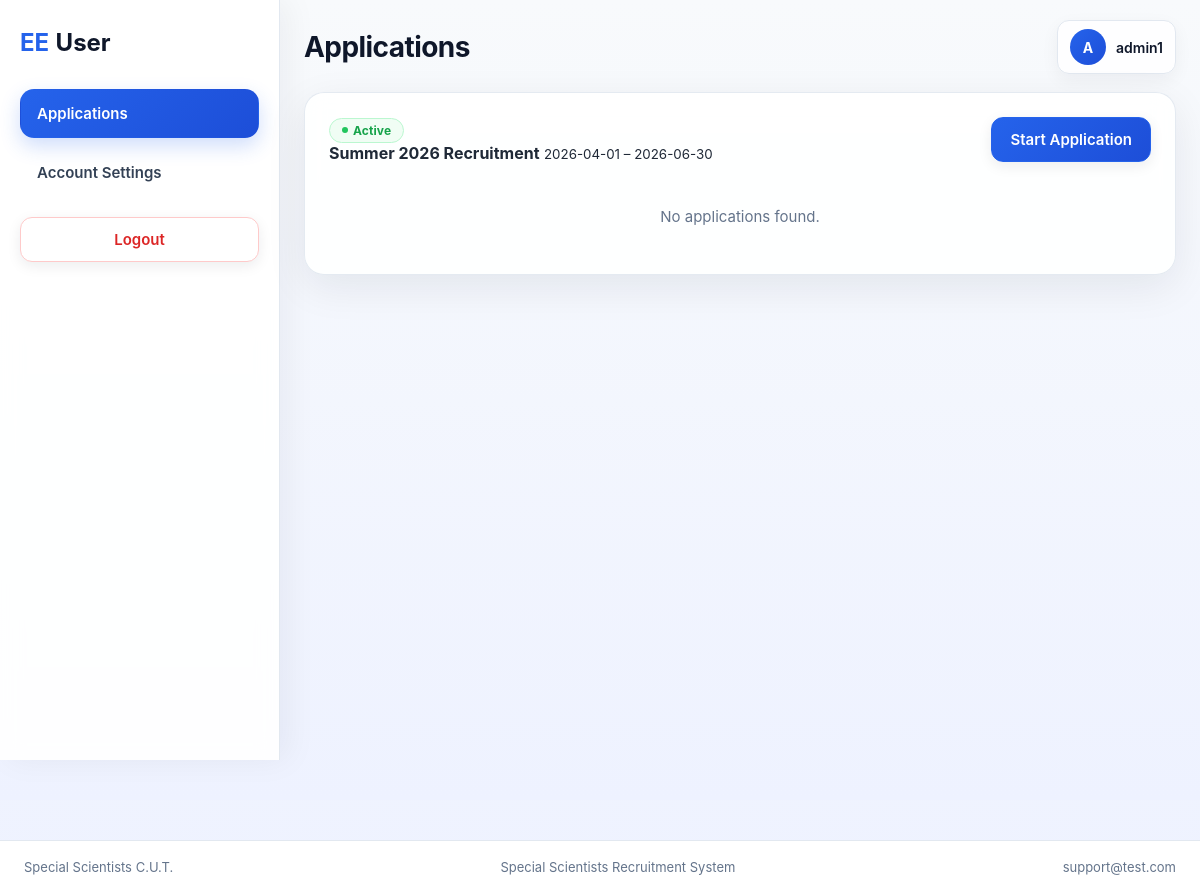
/modules/list.php (signed in), run on the app's committed database.
### tables this page shows
CREATE TABLE recruitment_periods (
                                     id            INT AUTO_INCREMENT PRIMARY KEY,
                                     title         VARCHAR(100) NOT NULL,
                                     start_date    DATE NOT NULL,
                                     end_date      DATE NOT NULL,
                                     is_active     TINYINT(1) NOT NULL DEFAULT 1
);

### modules/list.php (the view, shortened to what this page needs)
<?php
require_once __DIR__ . '/../includes/db.php';
$userId = (int) $_SESSION['user_id'];
$action = $_GET['action'] ?? 'list';
$editApplication = null;
$settings = ['applications_open' => '0'];
try {
    $stmt = $pdo->query("SELECT setting_key, setting_value FROM system_settings");
    foreach ($stmt->fetchAll(PDO::FETCH_ASSOC) as $row) {
        $settings[$row['setting_key']] = $row['setting_value'];
    }
} catch (Throwable $e) {
}
$periodStmt = $pdo->prepare("
    SELECT id, title, start_date, end_date
    FROM recruitment_periods
    WHERE CURDATE() BETWEEN start_date AND end_date
    ORDER BY start_date DESC
    LIMIT 1
");
$periodStmt->execute();
$activePeriod = $periodStmt->fetch(PDO::FETCH_ASSOC);
$systemApplicationsOpen = ($settings['applications_open'] ?? '0') === '1';
$applicationsOpen = $systemApplicationsOpen && $activePeriod;
$courses = $pdo->query("
    SELECT
        c.id,
        c.name AS course_name,
        c.code AS course_code,
        d.name AS department_name,
        f.name AS faculty_name
    FROM courses c
    INNER JOIN departments d ON c.department_id = d.id
    INNER JOIN faculties f ON d.faculty_id = f.id
    ORDER BY f.name ASC, d.name ASC, c.name ASC
")->fetchAll(PDO::FETCH_ASSOC);
$stmt = $pdo->prepare("
    SELECT
        a.id,
        a.title,
        a.status,
        a.cover_letter,
        a.qualifications,
        a.cv_file_path,
        a.cv_original_name,
        a.created_at,
        a.updated_at,
        c.name  AS course_name,
        c.code  AS course_code,
        d.name  AS department_name,
        f.name  AS faculty_name,
        rp.title AS period_title
    FROM applications a
    INNER JOIN courses c           ON a.course_id = c.id
    INNER JOIN departments d       ON c.department_id = d.id
    INNER JOIN faculties f         ON d.faculty_id = f.id
    INNER JOIN recruitment_periods rp ON a.period_id = rp.id
    WHERE a.user_id = :user_id
    ORDER BY a.id DESC
");
$stmt->execute([':user_id' => $userId]);
$applications = $stmt->fetchAll(PDO::FETCH_ASSOC);
?>
    <!DOCTYPE html>
    <html lang="en">
    <head>
        <link rel="stylesheet" href="../assets/css/style.css">
        <link rel="stylesheet" href="../assets/css/list.css?v=<?= filemtime(__DIR__ . '/../assets/css/list.css'); ?>">
        <link rel="stylesheet" href="../assets/css/admin.css">
        <link rel="stylesheet" href="../assets/css/dashboard.css?v=<?= filemtime(__DIR__ . '/../assets/css/dashboard.css'); ?>">
    </head>
<body>
<div class="list-layout">
    <?php require_once __DIR__ . '/../includes/protected_sidebar.php'; ?>
    <main class="list-content">
        <div class="page-shell">
            <?php require_once __DIR__ . '/../includes/protected_topbar.php'; ?>
            <section class="page-card list-card">
                <div class="list-header">
                    <div class="period-display">
                        <?php if ($activePeriod): ?>
                            <span class="status-pill status-approved">Active</span>
                            <div>
                                <strong><?= htmlspecialchars($activePeriod['title']); ?></strong>
                                <small><?= htmlspecialchars($activePeriod['start_date']); ?> – <?= htmlspecialchars($activePeriod['end_date']); ?></small>
                            </div>
                        <?php endif; ?>
                    </div>
                    <div class="list-actions">
                        <?php if ($applicationsOpen): ?>
                            <a href="list.php?action=create" class="btn btn-primary">Start Application</a>
                        <?php endif; ?>
                    </div>
                </div>
                <?php if (($action === 'create' || ($action === 'edit' && $editApplication)) && $applicationsOpen): ?>
                    <section class="search-card">
                        <form
                                method="POST"
                                enctype="multipart/form-data"
                                action="<?= $action === 'edit' ? 'list.php?action=edit&id=' . (int) $editApplication['id'] : 'list.php?action=create'; ?>"
                                class="admin-form js-validate-form"
                                novalidate
                        >
                            <?php if ($action === 'edit'): ?>
                                <input type="hidden" name="id" value="<?= (int) $editApplication['id']; ?>">
                            <?php endif; ?>
                            <div class="form-group full-width">
                                <label for="title">Application Title</label>
                                <input
                                        type="text"
                                        id="title"
                                        name="title"
                                        value="<?= htmlspecialchars($action === 'edit' ? ($editApplication['title'] ?? '') : ($_POST['title'] ?? '')); ?>"
                                        required
                                >
                            </div>
                            <div class="form-group full-width">
                                <label for="course_id">Course</label>
                                <?php $selectedCourse = $action === 'edit' ? ($editApplication['course_id'] ?? '') : ($_POST['course_id'] ?? ''); ?>
                                <select id="course_id" name="course_id" class="admin-select" required>
                                    <option value="">Select course</option>
                                    <?php foreach ($courses as $course): ?>
                                        <option
                                                value="<?= (int) $course['id']; ?>"
                                                <?= (string) $selectedCourse === (string) $course['id'] ? 'selected' : ''; ?>
                                        >
                                            <?= htmlspecialchars($course['faculty_name'] . ' – ' . $course['department_name'] . ' – ' . $course['course_name']); ?>
                                        </option>
                                    <?php endforeach; ?>
                                </select>
                            </div>
                            <div class="form-group full-width">
                                <label for="cover_letter">Cover Letter</label>
                                <textarea id="cover_letter" name="cover_letter" rows="6"><?= htmlspecialchars($action === 'edit' ? ($editApplication['cover_letter'] ?? '') : ($_POST['cover_letter'] ?? '')); ?></textarea>
                            </div>
                            <div class="form-group full-width">
                                <label for="qualifications">Qualifications</label>
                                <textarea id="qualifications" name="qualifications" rows="5"><?= htmlspecialchars($action === 'edit' ? ($editApplication['qualifications'] ?? '') : ($_POST['qualifications'] ?? '')); ?></textarea>
                            </div>
                            <div class="form-group full-width">
                                <label for="cv_file">CV (PDF)</label>
                                <input type="file" id="cv_file" name="cv_file" accept="application/pdf">
                                <?php if ($action === 'edit' && !empty($editApplication['cv_file_path'])): ?>
                                    <small>
                                        Current CV:
                                        <a href="<?= htmlspecialchars($editApplication['cv_file_path']); ?>" target="_blank">
                                            <?= htmlspecialchars($editApplication['cv_original_name'] ?? 'View CV'); ?>
                                        </a>
                                    </small>
                                <?php endif; ?>
                            </div>
                            <div class="form-actions">
                                <button
                                        type="submit"
                                        name="<?= $action === 'edit' ? 'update_application' : 'save_application'; ?>"
                                        value="1"
                                        class="btn btn-secondary"
                                        onclick="this.form.submit_type.value='draft'"
                                >Save Draft</button>
                                <button
                                        type="submit"
                                        name="<?= $action === 'edit' ? 'update_application' : 'save_application'; ?>"
                                        value="1"
                                        class="btn btn-primary"
                                        onclick="this.form.submit_type.value='submit'"
                                >Submit for Review</button>
                                <input type="hidden" name="submit_type" value="draft">
                                <a href="list.php" class="btn btn-secondary">Cancel</a>
                            </div>
                        </form>
                    </section>
                <?php else: ?>
                    <div class="applications-grid">
                        <?php if (empty($applications)): ?>
                            <div class="empty-state">No applications found.</div>
                        <?php endif; ?>
                    </div>
                <?php endif; ?>
            </section>
        </div>
    </main>
</div>
<?php require_once __DIR__ . '/../includes/protected_footer.php'; ?>

### assets/css/style.css (style rules this page uses)
* { margin: 0; padding: 0; box-sizing: border-box; }
body { font-family: "Inter", "Segoe UI", Arial, Helvetica, sans-serif; background: linear-gradient(180deg, #f8fafc 0%, #eef2ff 100%); color: #1f2937; min-height: 100vh; }
a { text-decoration: none; color: inherit; }
.page-shell { width: 100%; max-width: 1180px; margin: 0 auto; padding: 20px; }
.page-card { background: rgba(255, 255, 255, 0.9); border: 1px solid rgba(226, 232, 240, 0.9); border-radius: 20px; box-shadow: 0 12px 40px rgba(15, 23, 42, 0.08); backdrop-filter: blur(10px); }
.btn { display: inline-flex; align-items: center; justify-content: center; min-width: 150px; padding: 12px 18px; border-radius: 12px; border: 1px solid transparent; font-size: 15px; font-weight: 600; cursor: pointer; transition: all 0.2s ease; box-shadow: 0 4px 14px rgba(15, 23, 42, 0.08); }
.btn-primary { background: linear-gradient(135deg, #2563eb 0%, #1d4ed8 100%); color: #ffffff; border-color: #2563eb; }
.status-pill { display: inline-flex; align-items: center; gap: 5px; padding: 4px 12px; border-radius: 999px; font-size: 12px; font-weight: 700; letter-spacing: 0.01em; border: 1px solid transparent; white-space: nowrap; }
.status-pill::before { content: ''; width: 6px; height: 6px; border-radius: 50%; flex-shrink: 0; }
.status-approved { background: #f0fdf4; color: #16a34a; border-color: #bbf7d0; }
.status-approved::before { background: #22c55e; }

### assets/css/list.css (style rules this page uses)
.list-layout { padding-bottom: 40px; }
.list-card { padding: 32px; }
.list-header { display: flex; justify-content: space-between; align-items: flex-start; gap: 20px; flex-wrap: wrap; margin-bottom: 24px; }
.list-actions { display: flex; gap: 12px; flex-wrap: wrap; }
.empty-state { padding: 28px; text-align: center; color: #64748b; font-size: 15px; }

### assets/css/admin.css (style rules this page uses)
.applications-grid { display: grid; grid-template-columns: 1fr; gap: 18px; }

### assets/css/dashboard.css (style rules this page uses)
.dashboard-layout, .list-layout, .profile-layout { min-height: 100vh; display: flex; background: linear-gradient(180deg, #f8fafc 0%, #eef2ff 100%); }
.dashboard-content, .list-content, .profile-content { flex: 1; min-width: 0; padding: 20px 24px; }
.dashboard-content .page-shell, .list-content .page-shell, .profile-content .page-shell { max-width: none; width: 100%; margin: 0; padding: 0; }
.list-card { padding: 24px; }
.list-header { display: flex; justify-content: space-between; align-items: flex-start; gap: 18px; flex-wrap: wrap; margin-bottom: 20px; }
.list-actions { display: flex; gap: 10px; flex-wrap: wrap; }
.empty-state { padding: 24px; text-align: center; color: #64748b; font-size: 15px; }
.status-approved { background: #f0fdf4; color: #16a34a; border-color: #bbf7d0; }
.status-approved::before { background: #22c55e; }

### data on the page
recruitment_periods: title "Summer 2026 Recruitment", start_date "2026-04-01", end_date "2026-06-30"

### other printed values
$pageTitle "Applications"
$avatarLetter "A"
$username "admin1"
$settings['system_name'] "Special Scientists C.U.T."
$settings['footer_text'] "Special Scientists Recruitment System"
$settings['contact_email'] "support@test.com"
